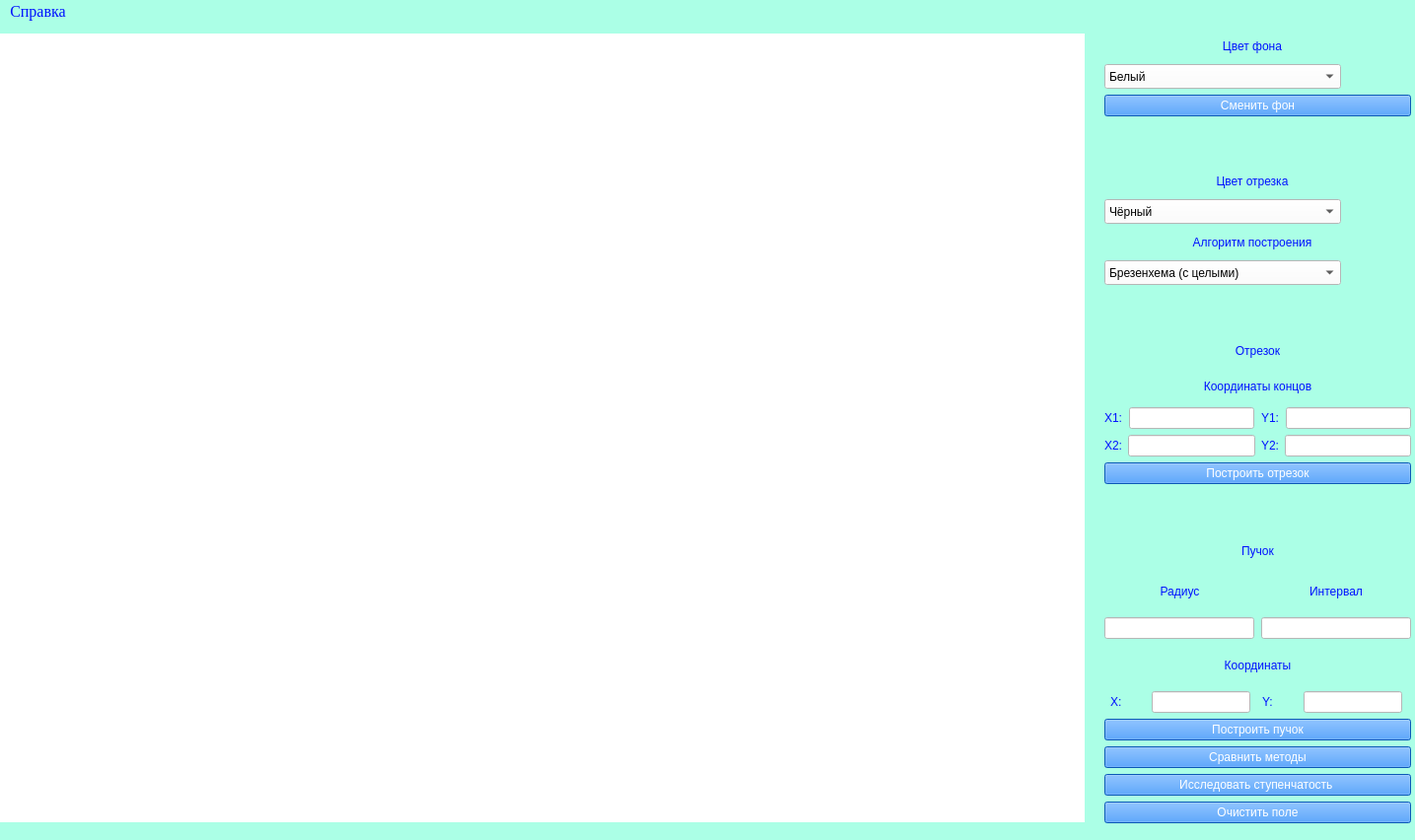
<?xml version="1.0" encoding="UTF-8"?>
<ui version="4.0">
 <class>MainWindow</class>
 <widget class="QMainWindow" name="MainWindow">
  <property name="geometry">
   <rect>
    <x>0</x>
    <y>0</y>
    <width>1435</width>
    <height>852</height>
   </rect>
  </property>
  <property name="windowTitle">
   <string>Лабораторная работа 3</string>
  </property>
  <property name="styleSheet">
   <string notr="true">background-color: rgb(171, 255, 230);</string>
  </property>
  <widget class="QWidget" name="centralwidget">
   <widget class="QLabel" name="label">
    <property name="geometry">
     <rect>
      <x>0</x>
      <y>10</y>
      <width>1100</width>
      <height>800</height>
     </rect>
    </property>
    <property name="styleSheet">
     <string notr="true">background-color: rgb(255, 255, 255);</string>
    </property>
    <property name="text">
     <string/>
    </property>
   </widget>
   <widget class="QWidget" name="verticalLayoutWidget">
    <property name="geometry">
     <rect>
      <x>1120</x>
      <y>10</y>
      <width>311</width>
      <height>801</height>
     </rect>
    </property>
    <layout class="QVBoxLayout" name="verticalLayout">
     <item>
      <widget class="QLabel" name="Background_color_label">
       <property name="minimumSize">
        <size>
         <width>300</width>
         <height>25</height>
        </size>
       </property>
       <property name="maximumSize">
        <size>
         <width>150</width>
         <height>25</height>
        </size>
       </property>
       <property name="layoutDirection">
        <enum>Qt::LeftToRight</enum>
       </property>
       <property name="styleSheet">
        <string notr="true">color: rgb(0, 17, 255);
font: 75 italic 12pt &quot;Times New Roman&quot;;</string>
       </property>
       <property name="text">
        <string>Цвет фона</string>
       </property>
       <property name="alignment">
        <set>Qt::AlignCenter</set>
       </property>
      </widget>
     </item>
     <item>
      <widget class="QComboBox" name="Background_color_in">
       <property name="minimumSize">
        <size>
         <width>240</width>
         <height>25</height>
        </size>
       </property>
       <property name="maximumSize">
        <size>
         <width>150</width>
         <height>25</height>
        </size>
       </property>
       <property name="styleSheet">
        <string notr="true">background-color: rgb(255, 255, 255);
font: 12pt &quot;Times New Roman&quot;;</string>
       </property>
       <item>
        <property name="text">
         <string>Белый</string>
        </property>
       </item>
       <item>
        <property name="text">
         <string>Чёрный</string>
        </property>
       </item>
       <item>
        <property name="text">
         <string>Синий</string>
        </property>
       </item>
       <item>
        <property name="text">
         <string>Зелёный</string>
        </property>
       </item>
       <item>
        <property name="text">
         <string>Красный</string>
        </property>
       </item>
      </widget>
     </item>
     <item>
      <widget class="QPushButton" name="Change_background">
       <property name="styleSheet">
        <string notr="true">background-color: rgb(16, 124, 255);
color: rgb(255, 255, 255);
font: 75 italic 12pt &quot;Times New Roman&quot;;</string>
       </property>
       <property name="text">
        <string>Сменить фон</string>
       </property>
      </widget>
     </item>
     <item>
      <widget class="QLabel" name="Empty_label">
       <property name="text">
        <string/>
       </property>
      </widget>
     </item>
     <item>
      <widget class="QLabel" name="Seg_color_label">
       <property name="minimumSize">
        <size>
         <width>300</width>
         <height>25</height>
        </size>
       </property>
       <property name="maximumSize">
        <size>
         <width>150</width>
         <height>25</height>
        </size>
       </property>
       <property name="layoutDirection">
        <enum>Qt::LeftToRight</enum>
       </property>
       <property name="styleSheet">
        <string notr="true">color: rgb(0, 17, 255);
font: 75 italic 12pt &quot;Times New Roman&quot;;</string>
       </property>
       <property name="text">
        <string>Цвет отрезка</string>
       </property>
       <property name="alignment">
        <set>Qt::AlignCenter</set>
       </property>
      </widget>
     </item>
     <item>
      <widget class="QComboBox" name="Seg_color_in">
       <property name="minimumSize">
        <size>
         <width>240</width>
         <height>25</height>
        </size>
       </property>
       <property name="maximumSize">
        <size>
         <width>150</width>
         <height>16777215</height>
        </size>
       </property>
       <property name="styleSheet">
        <string notr="true">background-color: rgb(255, 255, 255);
font: 12pt &quot;Times New Roman&quot;;</string>
       </property>
       <item>
        <property name="text">
         <string>Чёрный</string>
        </property>
       </item>
       <item>
        <property name="text">
         <string>Белый</string>
        </property>
       </item>
       <item>
        <property name="text">
         <string>Синий</string>
        </property>
       </item>
       <item>
        <property name="text">
         <string>Зелёный</string>
        </property>
       </item>
       <item>
        <property name="text">
         <string>Красный</string>
        </property>
       </item>
       <item>
        <property name="text">
         <string>Жёлтый</string>
        </property>
       </item>
      </widget>
     </item>
     <item>
      <widget class="QLabel" name="Alg_label">
       <property name="minimumSize">
        <size>
         <width>300</width>
         <height>25</height>
        </size>
       </property>
       <property name="maximumSize">
        <size>
         <width>200</width>
         <height>25</height>
        </size>
       </property>
       <property name="layoutDirection">
        <enum>Qt::LeftToRight</enum>
       </property>
       <property name="styleSheet">
        <string notr="true">color: rgb(0, 17, 255);
font: 75 italic 12pt &quot;Times New Roman&quot;;</string>
       </property>
       <property name="text">
        <string>Алгоритм построения</string>
       </property>
       <property name="alignment">
        <set>Qt::AlignCenter</set>
       </property>
      </widget>
     </item>
     <item>
      <widget class="QComboBox" name="Alg_in">
       <property name="enabled">
        <bool>true</bool>
       </property>
       <property name="minimumSize">
        <size>
         <width>240</width>
         <height>25</height>
        </size>
       </property>
       <property name="maximumSize">
        <size>
         <width>150</width>
         <height>25</height>
        </size>
       </property>
       <property name="mouseTracking">
        <bool>false</bool>
       </property>
       <property name="layoutDirection">
        <enum>Qt::LeftToRight</enum>
       </property>
       <property name="styleSheet">
        <string notr="true">background-color: rgb(255, 255, 255);
font: 12pt &quot;Times New Roman&quot;;</string>
       </property>
       <item>
        <property name="text">
         <string>Брезенхема (с целыми)</string>
        </property>
       </item>
       <item>
        <property name="text">
         <string>Брезенхема (с дробными)</string>
        </property>
       </item>
       <item>
        <property name="text">
         <string>Брезенхема (сглаживание)</string>
        </property>
       </item>
       <item>
        <property name="text">
         <string>Ву</string>
        </property>
       </item>
       <item>
        <property name="text">
         <string>ЦДА</string>
        </property>
       </item>
       <item>
        <property name="text">
         <string>Библиотечные функции</string>
        </property>
       </item>
      </widget>
     </item>
     <item>
      <widget class="QLabel" name="Empty_label_3">
       <property name="text">
        <string/>
       </property>
      </widget>
     </item>
     <item>
      <widget class="QLabel" name="Seg_label">
       <property name="maximumSize">
        <size>
         <width>16777215</width>
         <height>30</height>
        </size>
       </property>
       <property name="styleSheet">
        <string notr="true">color: rgb(0, 17, 255);
font: 75 italic 12pt &quot;Times New Roman&quot;;
</string>
       </property>
       <property name="text">
        <string>Отрезок</string>
       </property>
       <property name="alignment">
        <set>Qt::AlignCenter</set>
       </property>
      </widget>
     </item>
     <item>
      <widget class="QLabel" name="Coords_seg">
       <property name="minimumSize">
        <size>
         <width>0</width>
         <height>30</height>
        </size>
       </property>
       <property name="maximumSize">
        <size>
         <width>16777215</width>
         <height>30</height>
        </size>
       </property>
       <property name="styleSheet">
        <string notr="true">color: rgb(0, 17, 255);
font: 75 italic 12pt &quot;Times New Roman&quot;;</string>
       </property>
       <property name="text">
        <string>Координаты концов</string>
       </property>
       <property name="alignment">
        <set>Qt::AlignCenter</set>
       </property>
      </widget>
     </item>
     <item>
      <layout class="QHBoxLayout" name="horizontalLayout_5">
       <property name="spacing">
        <number>7</number>
       </property>
       <item>
        <widget class="QLabel" name="X1_in_label">
         <property name="maximumSize">
          <size>
           <width>16777215</width>
           <height>30</height>
          </size>
         </property>
         <property name="styleSheet">
          <string notr="true">color: rgb(0, 17, 255);
font: 75 italic 12pt &quot;Times New Roman&quot;;</string>
         </property>
         <property name="text">
          <string>X1:</string>
         </property>
        </widget>
       </item>
       <item>
        <widget class="QLineEdit" name="X1_in">
         <property name="styleSheet">
          <string notr="true">background-color: rgb(255, 255, 255);
font: 12pt &quot;Times New Roman&quot;;</string>
         </property>
        </widget>
       </item>
       <item>
        <widget class="QLabel" name="Y1_in_label">
         <property name="maximumSize">
          <size>
           <width>16777215</width>
           <height>30</height>
          </size>
         </property>
         <property name="styleSheet">
          <string notr="true">color: rgb(0, 17, 255);
font: 75 italic 12pt &quot;Times New Roman&quot;;</string>
         </property>
         <property name="text">
          <string>Y1:</string>
         </property>
        </widget>
       </item>
       <item>
        <widget class="QLineEdit" name="Y1_in">
         <property name="styleSheet">
          <string notr="true">background-color: rgb(255, 255, 255);
font: 12pt &quot;Times New Roman&quot;;</string>
         </property>
        </widget>
       </item>
      </layout>
     </item>
     <item>
      <layout class="QHBoxLayout" name="horizontalLayout_6">
       <item>
        <widget class="QLabel" name="X2_in_label">
         <property name="maximumSize">
          <size>
           <width>16777215</width>
           <height>30</height>
          </size>
         </property>
         <property name="styleSheet">
          <string notr="true">color: rgb(0, 17, 255);
font: 75 italic 12pt &quot;Times New Roman&quot;;</string>
         </property>
         <property name="text">
          <string>X2:</string>
         </property>
        </widget>
       </item>
       <item>
        <widget class="QLineEdit" name="X2_in">
         <property name="styleSheet">
          <string notr="true">background-color: rgb(255, 255, 255);
font: 12pt &quot;Times New Roman&quot;;</string>
         </property>
        </widget>
       </item>
       <item>
        <widget class="QLabel" name="Y2_in_label">
         <property name="maximumSize">
          <size>
           <width>16777215</width>
           <height>30</height>
          </size>
         </property>
         <property name="styleSheet">
          <string notr="true">color: rgb(0, 17, 255);
font: 75 italic 12pt &quot;Times New Roman&quot;;</string>
         </property>
         <property name="text">
          <string>Y2:</string>
         </property>
        </widget>
       </item>
       <item>
        <widget class="QLineEdit" name="Y2_in">
         <property name="styleSheet">
          <string notr="true">background-color: rgb(255, 255, 255);
font: 12pt &quot;Times New Roman&quot;;</string>
         </property>
        </widget>
       </item>
      </layout>
     </item>
     <item>
      <widget class="QPushButton" name="Make_seg">
       <property name="styleSheet">
        <string notr="true">background-color: rgb(16, 124, 255);
color: rgb(255, 255, 255);
font: 75 italic 12pt &quot;Times New Roman&quot;;</string>
       </property>
       <property name="text">
        <string>Построить отрезок</string>
       </property>
      </widget>
     </item>
     <item>
      <widget class="QLabel" name="Empty_label_2">
       <property name="text">
        <string/>
       </property>
      </widget>
     </item>
     <item>
      <widget class="QLabel" name="Sheaf_label">
       <property name="maximumSize">
        <size>
         <width>16777215</width>
         <height>30</height>
        </size>
       </property>
       <property name="styleSheet">
        <string notr="true">color: rgb(0, 17, 255);
font: 75 italic 12pt &quot;Times New Roman&quot;;</string>
       </property>
       <property name="text">
        <string>Пучок</string>
       </property>
       <property name="alignment">
        <set>Qt::AlignCenter</set>
       </property>
      </widget>
     </item>
     <item>
      <layout class="QHBoxLayout" name="horizontalLayout">
       <item>
        <widget class="QLabel" name="Rad_label">
         <property name="styleSheet">
          <string notr="true">color: rgb(0, 17, 255);
font: 75 italic 12pt &quot;Times New Roman&quot;;</string>
         </property>
         <property name="text">
          <string>Радиус</string>
         </property>
         <property name="alignment">
          <set>Qt::AlignCenter</set>
         </property>
        </widget>
       </item>
       <item>
        <widget class="QLabel" name="Inter_label">
         <property name="styleSheet">
          <string notr="true">color: rgb(0, 17, 255);
font: 75 italic 12pt &quot;Times New Roman&quot;;</string>
         </property>
         <property name="text">
          <string>Интервал</string>
         </property>
         <property name="alignment">
          <set>Qt::AlignCenter</set>
         </property>
        </widget>
       </item>
      </layout>
     </item>
     <item>
      <layout class="QHBoxLayout" name="horizontalLayout_2">
       <property name="spacing">
        <number>7</number>
       </property>
       <item>
        <widget class="QLineEdit" name="Rad_in">
         <property name="styleSheet">
          <string notr="true">background-color: rgb(255, 255, 255);
font: 12pt &quot;Times New Roman&quot;;</string>
         </property>
        </widget>
       </item>
       <item>
        <widget class="QLineEdit" name="Inter_in">
         <property name="styleSheet">
          <string notr="true">background-color: rgb(255, 255, 255);
font: 12pt &quot;Times New Roman&quot;;</string>
         </property>
        </widget>
       </item>
      </layout>
     </item>
     <item>
      <widget class="QLabel" name="Sheaf_coords_label">
       <property name="styleSheet">
        <string notr="true">color: rgb(0, 17, 255);
font: 75 italic 12pt &quot;Times New Roman&quot;;</string>
       </property>
       <property name="text">
        <string>Координаты</string>
       </property>
       <property name="alignment">
        <set>Qt::AlignCenter</set>
       </property>
      </widget>
     </item>
     <item>
      <layout class="QHBoxLayout" name="horizontalLayout_3">
       <item>
        <widget class="QLabel" name="X_in_label">
         <property name="maximumSize">
          <size>
           <width>30</width>
           <height>16777215</height>
          </size>
         </property>
         <property name="styleSheet">
          <string notr="true">color: rgb(0, 17, 255);
font: 75 italic 12pt &quot;Times New Roman&quot;;</string>
         </property>
         <property name="text">
          <string>X:</string>
         </property>
        </widget>
       </item>
       <item>
        <widget class="QLineEdit" name="X_in">
         <property name="maximumSize">
          <size>
           <width>100</width>
           <height>16777215</height>
          </size>
         </property>
         <property name="styleSheet">
          <string notr="true">background-color: rgb(255, 255, 255);
font: 12pt &quot;Times New Roman&quot;;</string>
         </property>
        </widget>
       </item>
       <item>
        <widget class="QLabel" name="Y_in_label">
         <property name="minimumSize">
          <size>
           <width>0</width>
           <height>20</height>
          </size>
         </property>
         <property name="maximumSize">
          <size>
           <width>30</width>
           <height>20</height>
          </size>
         </property>
         <property name="styleSheet">
          <string notr="true">color: rgb(0, 17, 255);
font: 75 italic 12pt &quot;Times New Roman&quot;;</string>
         </property>
         <property name="text">
          <string>Y:</string>
         </property>
        </widget>
       </item>
       <item>
        <widget class="QLineEdit" name="Y_in">
         <property name="maximumSize">
          <size>
           <width>100</width>
           <height>16777215</height>
          </size>
         </property>
         <property name="styleSheet">
          <string notr="true">background-color: rgb(255, 255, 255);
font: 12pt &quot;Times New Roman&quot;;</string>
         </property>
        </widget>
       </item>
      </layout>
     </item>
     <item>
      <widget class="QPushButton" name="Make_sheaf">
       <property name="styleSheet">
        <string notr="true">background-color: rgb(16, 124, 255);
color: rgb(255, 255, 255);
font: 75 italic 12pt &quot;Times New Roman&quot;;</string>
       </property>
       <property name="text">
        <string>Построить пучок</string>
       </property>
      </widget>
     </item>
     <item>
      <widget class="QPushButton" name="Compare">
       <property name="styleSheet">
        <string notr="true">background-color: rgb(16, 124, 255);
color: rgb(255, 255, 255);
font: 75 italic 12pt &quot;Times New Roman&quot;;</string>
       </property>
       <property name="text">
        <string>Сравнить методы</string>
       </property>
      </widget>
     </item>
     <item>
      <widget class="QPushButton" name="Explore_gradation">
       <property name="styleSheet">
        <string notr="true">background-color: rgb(16, 124, 255);
color: rgb(255, 255, 255);
font: 75 italic 12pt &quot;Times New Roman&quot;;</string>
       </property>
       <property name="text">
        <string>Исследовать ступенчатость </string>
       </property>
      </widget>
     </item>
     <item>
      <widget class="QPushButton" name="Clear">
       <property name="styleSheet">
        <string notr="true">background-color: rgb(16, 124, 255);
color: rgb(255, 255, 255);
font: 75 italic 12pt &quot;Times New Roman&quot;;</string>
       </property>
       <property name="text">
        <string>Очистить поле</string>
       </property>
      </widget>
     </item>
    </layout>
   </widget>
  </widget>
  <widget class="QMenuBar" name="menubar">
   <property name="geometry">
    <rect>
     <x>0</x>
     <y>0</y>
     <width>1435</width>
     <height>28</height>
    </rect>
   </property>
   <property name="font">
    <font>
     <family>Times New Roman</family>
     <pointsize>12</pointsize>
    </font>
   </property>
   <property name="styleSheet">
    <string notr="true">color: rgb(0, 17, 255);</string>
   </property>
   <widget class="QMenu" name="menu">
    <property name="font">
     <font>
      <family>Times New Roman</family>
      <pointsize>10</pointsize>
      <weight>50</weight>
      <bold>false</bold>
     </font>
    </property>
    <property name="styleSheet">
     <string notr="true">color: rgb(0, 17, 255);</string>
    </property>
    <property name="title">
     <string>Справка</string>
    </property>
    <addaction name="author"/>
    <addaction name="task"/>
    <addaction name="func"/>
   </widget>
   <addaction name="menu"/>
  </widget>
  <action name="author">
   <property name="text">
    <string>Автор</string>
   </property>
   <property name="font">
    <font>
     <family>Times New Roman</family>
     <pointsize>12</pointsize>
    </font>
   </property>
  </action>
  <action name="task">
   <property name="text">
    <string>Условие задачи</string>
   </property>
   <property name="font">
    <font>
     <family>Times New Roman</family>
     <pointsize>12</pointsize>
     <weight>50</weight>
     <bold>false</bold>
    </font>
   </property>
  </action>
  <action name="func">
   <property name="text">
    <string>Функционал </string>
   </property>
   <property name="font">
    <font>
     <family>Times New Roman</family>
     <pointsize>12</pointsize>
     <weight>50</weight>
     <bold>false</bold>
    </font>
   </property>
  </action>
 </widget>
 <resources/>
 <connections/>
</ui>
